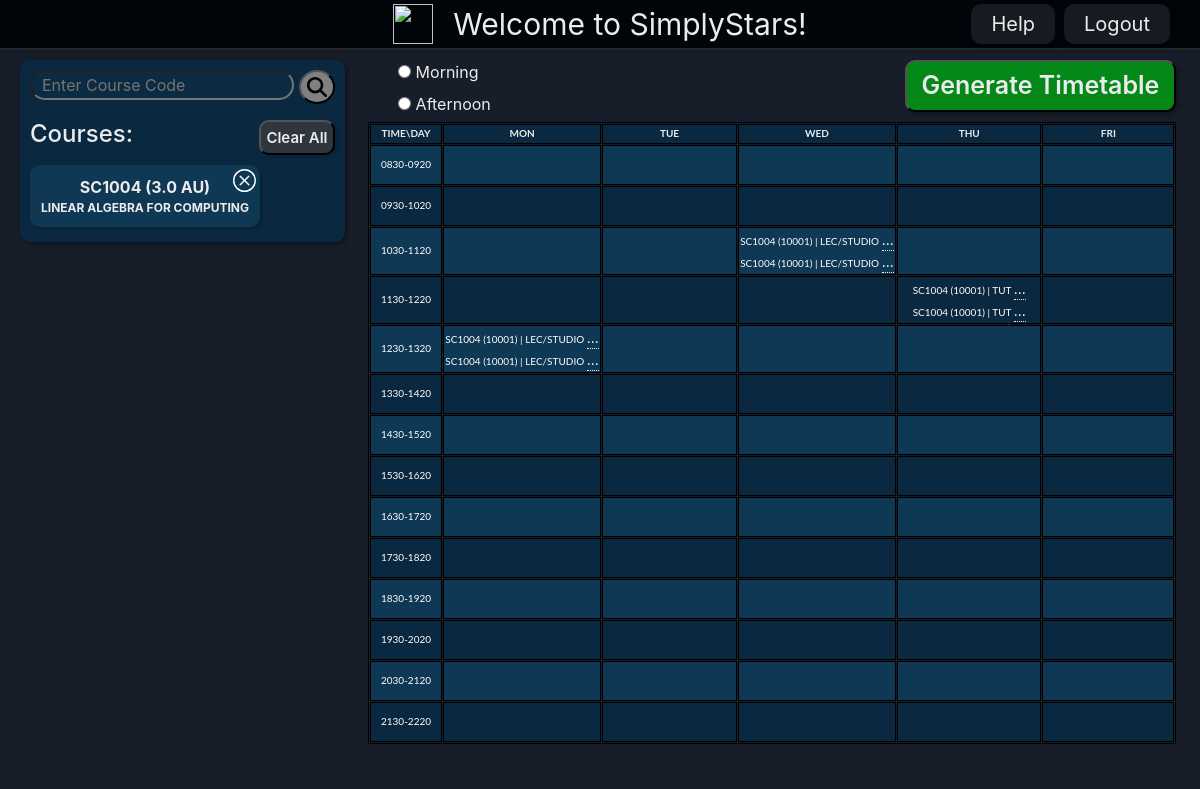
Screenshot of /main (signed in) with the database file from the repository.
### SimplyStars/models.py (models this page shows)
class CourseCode(db.Model):
    __tablename__ = 'course_code'
    id = db.Column(db.Integer, primary_key=True)
    course_code = db.Column(db.String(100), nullable=False)
    course_name = db.Column(db.String(100), nullable=False)
    course_au = db.Column(db.Integer(), nullable=False)
    user = db.Column(db.Integer, db.ForeignKey('user.id'), nullable=False) #ForeginKey ensures referential integrity and cascade operations

class CourseSchedule(db.Model):
    __tablename__ = 'course_schedule'
    id = db.Column(db.Integer, primary_key=True)
    user_id = db.Column(db.Integer, db.ForeignKey('user.id'), nullable=False)
    course_code = db.Column(db.String(100), nullable=False)
    course_index = db.Column(db.String(100), nullable=False)
    type = db.Column(db.String(120))
    group = db.Column(db.String(120))
    day = db.Column(db.String(120))
    time = db.Column(db.String(120))
    venue = db.Column(db.String(120))
    remark = db.Column(db.Text)

### SimplyStars/route.py (the view, shortened to what this page needs)
@app.route('/main', methods=['GET', 'POST'])
def main_page():
    form = CourseCodeForm()
    session['time_preference'] = None
    if session.get('timetable_mode') == 'automated':
        weekly_schedules = json.loads(session.get('weekly_schedules'))
    else:
        weekly_schedules = get_schedule(current_user.id)
    schedule = generate_time_slots('8:30 AM', '10:30 PM', 50)
    user_courses = CourseCode.query.filter_by(user=current_user.id).all()
    return render_template('main.html', form=form, user_courses=user_courses, schedule=schedule, weekly_schedules=weekly_schedules)

### SimplyStars/forms.py
class CourseCodeForm(FlaskForm):
    course_code = StringField(label="Enter Course Code:", validators=[DataRequired()], render_kw={"placeholder": "Enter Course Code"})
    add = SubmitField("Add")

### SimplyStars/functions.py (called while the page is built, shortened)
def generate_time_slots(start_time, end_time, interval):
    time_slots = []
    current_time = datetime.strptime(start_time, '%I:%M %p')
    end_time = datetime.strptime(end_time, '%I:%M %p')
    while current_time + timedelta(minutes=interval) <= end_time:
        end_interval_time = current_time + timedelta(minutes=interval)
        formatted_slot = current_time.strftime('%H%M') + '-' + end_interval_time.strftime('%H%M')
        time_slots.append(formatted_slot)
        current_time = (current_time + timedelta(hours=1)).replace(minute=current_time.minute)
    return time_slots

def clash_free(current_index, weekly_schedule, user_id, course_code):
    index_details = CourseSchedule.query.filter_by(user_id=user_id,
                                                   course_code=course_code,
                                                   course_index=current_index).all()
    odd = "Teaching Wk1,3,5,7,9,11,13"
    even = "Teaching Wk2,4,6,8,10,12"
    for details in index_details:
        day = details.day
        time = details.time
        if details.venue == "online":
            continue
    return True

def format_time(time_obj):
    return time_obj.strftime('%H%M')

### SimplyStars/models.py (called while the page is built)
@login_manager.user_loader
def load_user(user_id):
    return User.query.get(int(user_id))

### SimplyStars/templates/main.html (shortened to what this page needs)
{% block head %}
<link href="https://stackpath.bootstrapcdn.com/bootstrap/4.5.2/css/bootstrap.min.css" rel="stylesheet">
<link rel="stylesheet" type="text/css" href="{{ url_for('static', filename='style.css')}}">
{% endblock %}
{% block content %}
<div class="top-bar">
    <div class="welcome-bar">
        <img src="https://t.ly/Q54qQ" style="width:40px; margin-right:20px;">
        Welcome to SimplyStars!
    </div>
    <div class="help-button">Help</div>
    <button id="logout-button" class="logout-button" onclick="logoutUser()">Logout</button>
</div>
<div class="content-container">
    <div class="course_container">
        <div class="login-container">
            <form id="courseForm" method="POST">
                <div class="form-group" style="white-space: nowrap;">
                    {{ form.course_code(class="rounded-pill", style="background-color: #0b2b42; color: white; padding-left: 10px;") }}
                    <button type="submit" style="border-radius: 50%; background-color:grey; padding-bottom:5px; padding-top:5px;">
                    </button>
                </div>
            </form>
        </div>
        <form action="/delete" method="POST">
            <h4 style="color: var(--text-color);">
                Courses:
                <button type="submit" id="clear-button">
                    Clear All
                </button>
            </h4>
        </form>
        <ul style="padding: 0; margin: 0;">
            {% for course in user_courses %}
            <li class="course-li">
                <div class="courselist">
                    {{ course.course_code }} ({{ course.course_au }}) <br>
                        <div style="font-size: 12px;">{{ course.course_name }}</div>
                    <form action="{{ url_for('ScheduleController.delete_course', course_code=course.course_code) }}" method="POST" style="display:inline;">
                        <button aria-label='delete item' type='submit' class="removebutton"
                            style="width: 35px; height: 35px;">
                        </button>
                    </form>
                </div>
            </li>
            {% endfor %}
        </ul>
    </div>
        <div class="timetable-container">
            <div class="filters">
                <div style="float: left; text-align: left; padding-left:30px;">
                    <form id="timeForm">
                        <input type="radio" id="morning" name="time" value="morning">
                        <label for="morning">Morning</label>
                        <br>
                        <input type="radio" id="afternoon" name="time" value="afternoon">
                        <label for="afternoon">Afternoon</label>
                    </form>
                </div>
                <button id="automateBtn">
                    Generate Timetable
                </button>
            </div>
            <table id="timetable" cellspacing="1" width="100%" bordercolor="#E0E0E0" style="color:white">
                <thead>
                    <tr>
                        <th>TIME\DAY</th>
                        {% for day in ['MON', 'TUE', 'WED', 'THU', 'FRI'] %}
                        <th>{{ day }}</th>
                        {% endfor %}
                    </tr>
                </thead>
                <tbody>
                    {% for time_slot in schedule %}
                    <tr>
                        <td style="width: 100px; text-align: center;">{{ time_slot }}</td>
                        {% for day in ['MON', 'TUE', 'WED', 'THU', 'FRI'] %}
                        {% set day_schedule = weekly_schedules.get(day, {}).get(time_slot, []) %}
                        {% set rowspan = 1 %}
                        {% if day_schedule|length > 0 %}
                        <td style="width: 300px; height: 40px;" rowspan="{{ rowspan }}">
                            {% else %}
                        <td style="width: 300px; height: 40px;" rowspan="{{ rowspan }}">
                            {% endif %}
                            {% for class in day_schedule %}
                            {{ class['course'] }} ({{ class['index'] }}) | {{ class['type'] }}
                            <div class="tooltip">
                                ...
                            </div>
                            <br>
                            {% endfor %}
                        </td>
                        {% endfor %}
                    </tr>
                    {% endfor %}
                </tbody>
            </table>
    </div>
</div>
{% endblock %}

### SimplyStars/templates/base.html (shortened to what this page needs)
    {%block head %}{% endblock %}
</head>
<body>
    {% block content %}
    {% endblock %}
</body>
</html>

### SimplyStars/static/style.css (style rules this page uses)
.top-bar { background-color: var(--topbar-color); height: 50px; width: 100%; display: flex; justify-content: center; align-items: center; border: #30363d; border-bottom: 2px solid #30363db3; box-shadow: 2px 2px 4px rgba(0, 0, 0, 0.2); }
.welcome-bar { color: var(--text-color); height: 40px; width:100%; margin: 0 auto; display: flex; border-radius: 10px; justify-content: center; align-items: center; text-align: center; font-size: 30px; position: absolute; }
.help-button { background-color: var(--topbar-button-color); color: var(--text-color); height: 40px; right: 140px; display: flex; border-radius: 10px; font-size: 20px; cursor: pointer; position: absolute; margin-right: 5px; padding: 20px; align-items: center; vertical-align: middle; box-shadow: 2px 2px 4px rgba(0, 0, 0, 0.2); }
.logout-button { background-color: var(--topbar-button-color); color: var(--text-color); height: 40px; right: 10px; margin-right: 20px; padding: 20px; font-size: 20px; border-radius: 10px; display: flex; cursor: pointer; align-items: center; vertical-align: middle; position: absolute; border: none; box-shadow: 2px 2px 4px rgba(0, 0, 0, 0.2); }
.content-container { margin-top: 10px; background-color: var(--background-color); display: flex; align-items: flex-start; padding-left: 20px; }
.course_container { padding: 10px; background-color: var(--primary-color); border-radius: 10px; box-shadow: 2px 2px 4px rgba(0, 0, 0, 0.4); }
#clear-button { height: 35px; border-radius: 10px; background-color: #30363d; font-size:15px; color:var(--text-color); padding-left:10px; padding-right:10px; font-weight: var(--base-text-weight-semibold, 600);; padding:5px; box-shadow: 2px 2px 4px rgba(0, 0, 0, 0.2); float: right; }
.course-li { background-color: var(--secondary-color); color: var(--text-color); text-align: center; padding: 10px; width: 230px; word-wrap: break-word; font-weight: bold; list-style-type: none; border-radius: 10px; margin-bottom: 5px; box-shadow: 2px 2px 4px rgba(0, 0, 0, 0.2); }
.courselist { position: relative; }
.removebutton { background-color: transparent; border: none; cursor: pointer; position: absolute; top: -12px; right: -12px; }
.removebutton svg { width: 100%; height: 100%; }
.filters { color: var(--text-color); align-items: center; }
#automateBtn { color: var(--text-color); background-color: #048817; float: right; font-size:25px; font-weight: var(--base-text-weight-semibold, 600); border-radius: 10px; padding: 5px; padding-left: 15px; padding-right: 15px; box-shadow: 2px 2px 4px rgba(0, 0, 0, 0.4); }
.timetable-container { width: 98%; max-width: 1250px; padding-left: 2%; padding-right:2%; align-items: center; text-align: center; }
#timetable { color: var(--text-color); top:-18px; position:relative; border-collapse: separate; text-indent: initial; line-height: normal; font-weight: normal; font-size: medium; font-style: normal; text-align: center; border-spacing: 1px; white-space: normal; font-variant: normal; font: 1em/1.55 Lato, Arial, sans-serif; }
#timetable, #timetable th, #timetable td { border: 1px solid black; }
#timetable th, #timetable td { font-size: 10px; }
#timetable tr:nth-child(even) { background-color: var(--primary-color); }
#timetable tr:nth-child(odd) { background-color: var(--secondary-color); }
#timetable th { text-align: center; background-color: var(--primary-color); color: var(--text-color); font-size: 10px; }
.tooltip { position: relative; display: inline-block; cursor: pointer; opacity: 1; border-bottom: 1px dotted var(--text-color); }

### SimplyStars/templates/main.html (style rules this page uses)
body { background-color: var(--background-color) !important; }

### SimplyStars/templates/base.html (style rules this page uses)
body { background-color: #171e29; color: #ebeced; }

### rows the page displays
CourseCode: course_code "SC1004", course_au "3.0 AU", course_name "LINEAR ALGEBRA FOR COMPUTING"
CourseSchedule: course "SC1004", index "10001", type "LEC/STUDIO"
CourseSchedule: course "SC1004", index "10001", type "LEC/STUDIO"
CourseSchedule: course "SC1004", index "10001", type "TUT"
CourseSchedule: course "SC1004", index "10001", type "TUT"
CourseSchedule: course "SC1004", index "10001", type "LEC/STUDIO"
CourseSchedule: course "SC1004", index "10001", type "LEC/STUDIO"

### other values shown
{{ day }} "MON" "TUE" "WED" "THU" "FRI"
{{ time_slot }} "0830-0920" "0930-1020" "1030-1120" "1130-1220" "1230-1320" "1330-1420" "1430-1520" "1530-1620" "1630-1720" "1730-1820" "1830-1920" "1930-2020" "2030-2120" "2130-2220"
